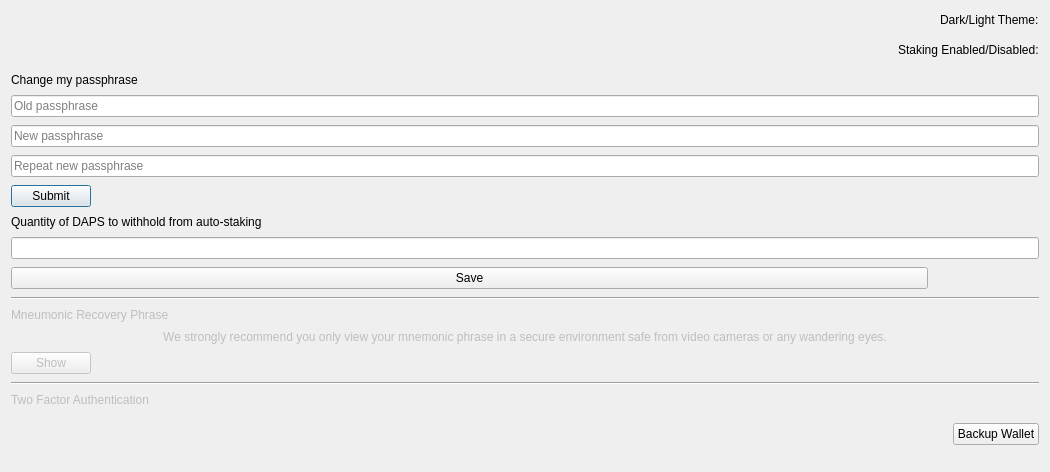
<?xml version="1.0" encoding="UTF-8"?>
<ui version="4.0">
 <class>OptionsPage</class>
 <widget class="QDialog" name="OptionsPage">
  <property name="geometry">
   <rect>
    <x>0</x>
    <y>0</y>
    <width>1050</width>
    <height>472</height>
   </rect>
  </property>
  <property name="sizePolicy">
   <sizepolicy hsizetype="Preferred" vsizetype="Preferred">
    <horstretch>0</horstretch>
    <verstretch>0</verstretch>
   </sizepolicy>
  </property>
  <property name="acceptDrops">
   <bool>false</bool>
  </property>
  <property name="styleSheet">
   <string notr="true">QDialog{border-image: url(':/images/background') 0 0 0 0 stretch stretch;}</string>
  </property>
  <property name="sizeGripEnabled">
   <bool>false</bool>
  </property>
  <layout class="QVBoxLayout" name="verticalLayout" stretch="0,0,0,0,0,0,0,0,0,0,0,0,0,0,0,0,0,0,0,0">
   <item alignment="Qt::AlignRight">
    <widget class="QLabel" name="labelTheme">
     <property name="sizePolicy">
      <sizepolicy hsizetype="Preferred" vsizetype="Maximum">
       <horstretch>0</horstretch>
       <verstretch>0</verstretch>
      </sizepolicy>
     </property>
     <property name="text">
      <string>Dark/Light Theme:</string>
     </property>
    </widget>
   </item>
   <item>
    <widget class="ToggleButton" name="toggleTheme" native="true">
     <property name="sizePolicy">
      <sizepolicy hsizetype="Preferred" vsizetype="Maximum">
       <horstretch>0</horstretch>
       <verstretch>0</verstretch>
      </sizepolicy>
     </property>
     <property name="toolTip">
      <string>Switch between Dark and Light theme</string>
     </property>
     <property name="layoutDirection">
      <enum>Qt::RightToLeft</enum>
     </property>
     <property name="OptionA">
      <string>Dark Mode</string>
     </property>
     <property name="OptionB">
      <string>Light Mode</string>
     </property>
     <property name="fixedSize">
      <size>
       <width>150</width>
       <height>55</height>
      </size>
     </property>
    </widget>
   </item>
   <item alignment="Qt::AlignRight">
    <widget class="QLabel" name="labelStaking">
     <property name="sizePolicy">
      <sizepolicy hsizetype="Preferred" vsizetype="Maximum">
       <horstretch>0</horstretch>
       <verstretch>0</verstretch>
      </sizepolicy>
     </property>
     <property name="text">
      <string>Staking Enabled/Disabled:</string>
     </property>
    </widget>
   </item>
   <item>
     <widget class="ToggleButton" name="toggleStaking" native="false">
	   <property name="sizePolicy">
	    <sizepolicy hsizetype="Preferred" vsizetype="Maximum">
	      <horstretch>0</horstretch>
          <verstretch>0</verstretch>
	    </sizepolicy>
	   </property>
     <property name="toolTip">
      <string>Enable or disable staking</string>
     </property>
       <property name="layoutDirection">
        <enum>Qt::RightToLeft</enum>
       </property>
       <property name="OptionA">
        <string>Staking Enabled</string>
       </property>
       <property name="OptionB">
        <string>Staking Disabled</string>
       </property>
       <property name="fixedSize">
        <size>
         <width>240</width>
         <height>55</height>
        </size>
       </property>
     </widget>
   </item>
   <item>
    <widget class="QLabel" name="labelPassword">
     <property name="sizePolicy">
      <sizepolicy hsizetype="Preferred" vsizetype="Maximum">
       <horstretch>0</horstretch>
       <verstretch>0</verstretch>
      </sizepolicy>
     </property>
     <property name="text">
      <string>Change my passphrase</string>
     </property>
    </widget>
   </item>
   <item>
    <widget class="QLineEdit" name="lineEditOldPass">
     <property name="echoMode">
      <enum>QLineEdit::Password</enum>
     </property>
     <property name="placeholderText">
      <string>Old passphrase</string>
     </property>
    </widget>
   </item>
   <item>
    <widget class="QLineEdit" name="lineEditNewPass">
     <property name="echoMode">
      <enum>QLineEdit::Password</enum>
     </property>
     <property name="placeholderText">
      <string>New passphrase</string>
     </property>
    </widget>
   </item>
   <item>
    <widget class="QLineEdit" name="lineEditNewPassRepeat">
     <property name="echoMode">
      <enum>QLineEdit::Password</enum>
     </property>
     <property name="placeholderText">
      <string>Repeat new passphrase</string>
     </property>
    </widget>
   </item>
   <item>
    <widget class="QPushButton" name="pushButtonPassword">
     <property name="sizePolicy">
      <sizepolicy hsizetype="Maximum" vsizetype="Maximum">
       <horstretch>0</horstretch>
       <verstretch>0</verstretch>
      </sizepolicy>
     </property>
     <property name="text">
      <string>Submit</string>
     </property>
    </widget>
   </item>
   <item>
    <widget class="QLabel" name="label_2">
     <property name="sizePolicy">
      <sizepolicy hsizetype="Preferred" vsizetype="Maximum">
       <horstretch>0</horstretch>
       <verstretch>0</verstretch>
      </sizepolicy>
     </property>
     <property name="text">
      <string>Quantity of DAPS to withhold from auto-staking</string>
     </property>
    </widget>
   </item>
   <item>
    <widget class="QLineEdit" name="lineEditWithhold"/>
   </item>
   <item>
    <widget class="QPushButton" name="pushButtonSave">
     <property name="enabled">
      <bool>true</bool>
     </property>
     <property name="maximumSize">
      <size>
       <width>917</width>
       <height>16777215</height>
      </size>
     </property>
     <property name="text">
      <string>Save</string>
     </property>
    </widget>
   </item>
   <item>
    <widget class="Line" name="line">
     <property name="orientation">
      <enum>Qt::Horizontal</enum>
     </property>
    </widget>
   </item>
   <item>
    <widget class="QLabel" name="labelMneumonicRecovery">
     <property name="enabled">
      <bool>false</bool>
     </property>
     <property name="sizePolicy">
      <sizepolicy hsizetype="Maximum" vsizetype="Maximum">
       <horstretch>0</horstretch>
       <verstretch>0</verstretch>
      </sizepolicy>
     </property>
     <property name="text">
      <string>Mneumonic Recovery Phrase</string>
     </property>
    </widget>
   </item>
   <item>
    <widget class="QLabel" name="labelRecoveryDescription">
     <property name="enabled">
      <bool>false</bool>
     </property>
     <property name="sizePolicy">
      <sizepolicy hsizetype="Preferred" vsizetype="Maximum">
       <horstretch>0</horstretch>
       <verstretch>0</verstretch>
      </sizepolicy>
     </property>
     <property name="text">
      <string>We strongly recommend you only view your mnemonic phrase in a secure environment safe from video cameras or any wandering eyes.</string>
     </property>
     <property name="alignment">
      <set>Qt::AlignCenter</set>
     </property>
    </widget>
   </item>
   <item>
    <widget class="QPushButton" name="pushButtonRecovery">
     <property name="enabled">
      <bool>false</bool>
     </property>
     <property name="sizePolicy">
      <sizepolicy hsizetype="Maximum" vsizetype="Fixed">
       <horstretch>0</horstretch>
       <verstretch>0</verstretch>
      </sizepolicy>
     </property>
     <property name="text">
      <string>Show</string>
     </property>
    </widget>
   </item>
   <item>
    <widget class="Line" name="line_2">
     <property name="orientation">
      <enum>Qt::Horizontal</enum>
     </property>
    </widget>
   </item>
   <item>
    <widget class="QLabel" name="label">
     <property name="enabled">
      <bool>false</bool>
     </property>
     <property name="sizePolicy">
      <sizepolicy hsizetype="Maximum" vsizetype="Maximum">
       <horstretch>0</horstretch>
       <verstretch>0</verstretch>
      </sizepolicy>
     </property>
     <property name="text">
      <string>Two Factor Authentication</string>
     </property>
    </widget>
   </item>
   <item>
    <widget class="ToggleButton" name="toggle2FA" native="true">
     <property name="enabled">
      <bool>false</bool>
     </property>
     <property name="sizePolicy">
      <sizepolicy hsizetype="Preferred" vsizetype="Maximum">
       <horstretch>0</horstretch>
       <verstretch>0</verstretch>
      </sizepolicy>
     </property>
     <property name="OptionA">
      <string>On</string>
     </property>
     <property name="OptionB">
      <string>Off</string>
     </property>
     <property name="fixedSize">
      <size>
       <width>100</width>
       <height>55</height>
      </size>
     </property>
    </widget>
   </item>
   <item>
    <widget class="QPushButton" name="pushButtonBackup">
     <property name="sizePolicy">
      <sizepolicy hsizetype="Maximum" vsizetype="Fixed">
       <horstretch>0</horstretch>
       <verstretch>0</verstretch>
      </sizepolicy>
     </property>
     <property name="layoutDirection">
      <enum>Qt::RightToLeft</enum>
     </property>
     <property name="toolTip">
      <string>Backup wallet to BackupWallet.dat in current directory</string>
     </property>
     <property name="text">
      <string>Backup Wallet</string>
     </property>
    </widget>
   </item>
  </layout>
 </widget>
 <customwidgets>
  <customwidget>
   <class>ToggleButton</class>
   <extends>QWidget</extends>
   <header>togglebutton.h</header>
  </customwidget>
 </customwidgets>
 <resources/>
 <connections/>
</ui>
